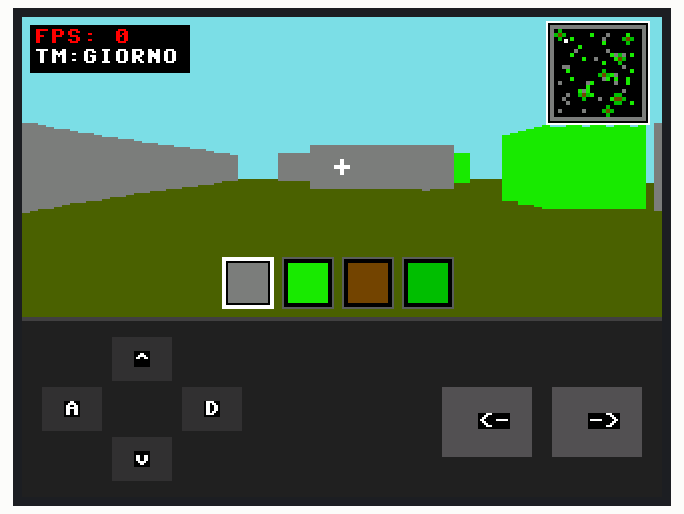
This program was run on a simulated ESP32 board running MicroPython. Shown: 320×240 colour display. Random numbers come from a fixed seed.

Above: at 0.6 s.
At 4.68 s:
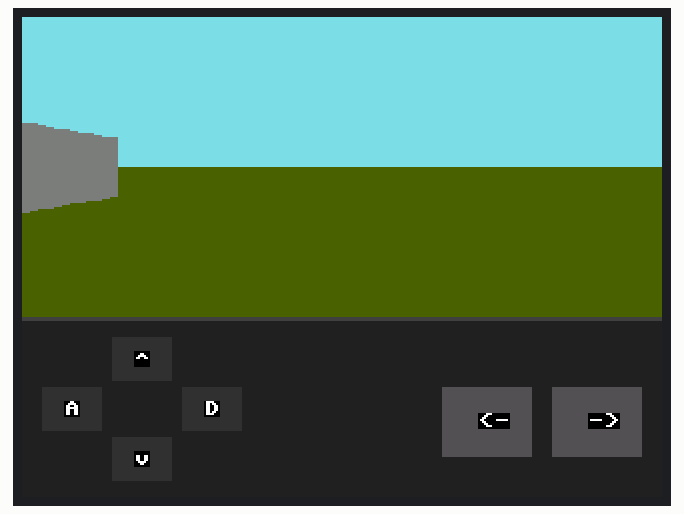
At 9.0 s:
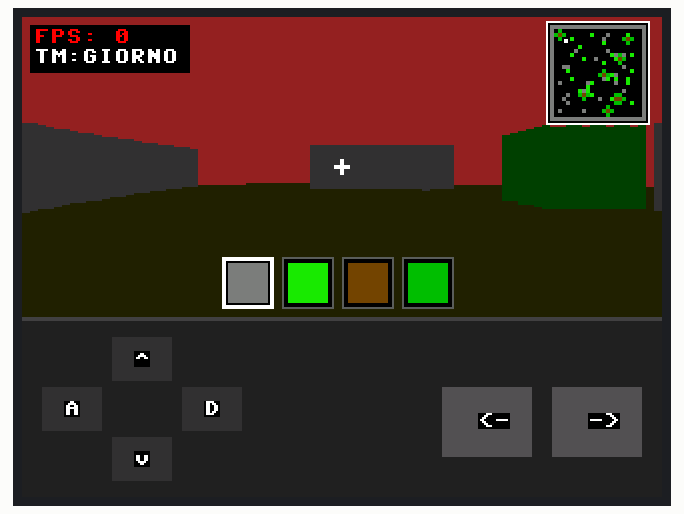
At 15.2 s:
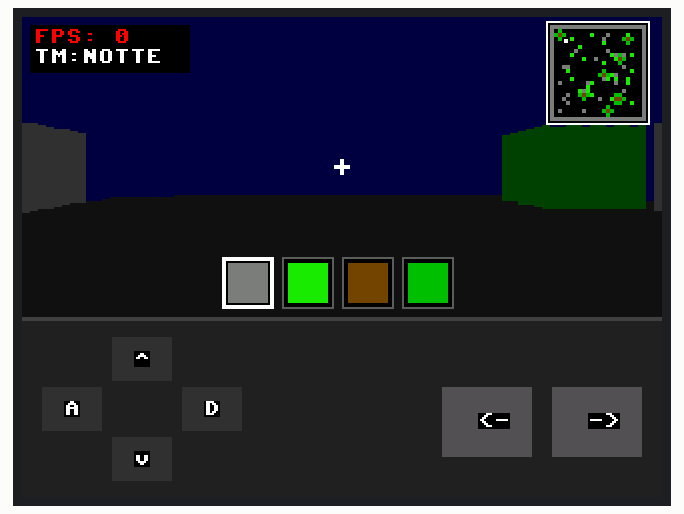
At 22.72 s:
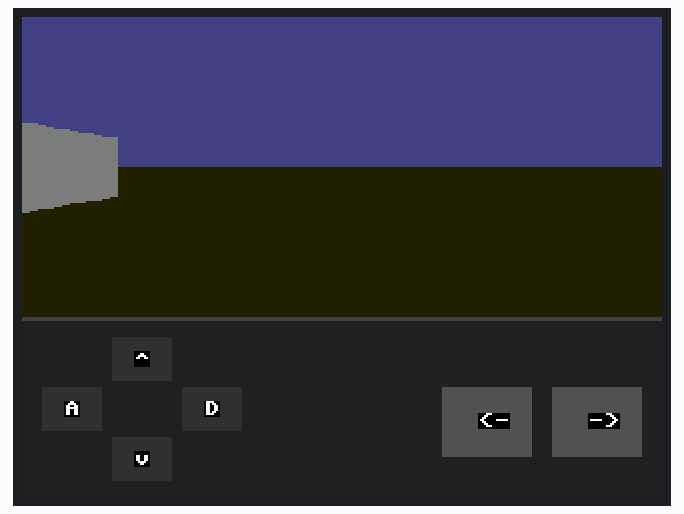
At 29.8 s:
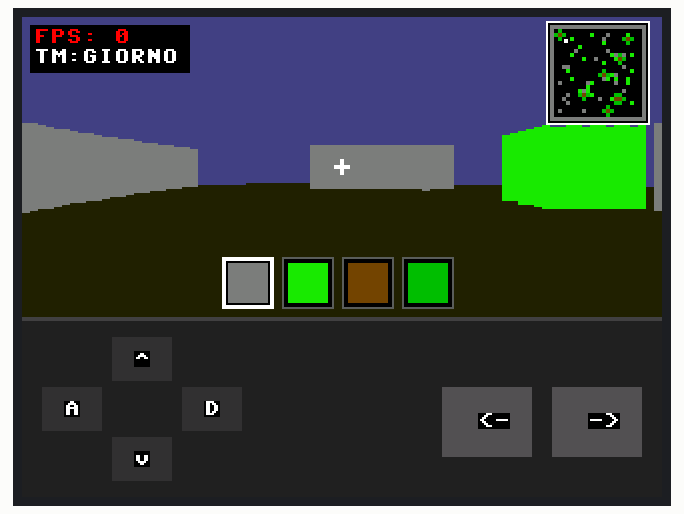

The program:

cubeworld.py
```python
import machine
from machine import SPI, SoftSPI, Pin
import time
import ili9341
import math
import random

# =============================================================================
# 1. CONFIGURAZIONE HARDWARE
# =============================================================================
TFT_MISO, TFT_MOSI, TFT_CLK = 12, 13, 14
TFT_CS, TFT_DC, TFT_RST, TFT_BCKL = 15, 2, 4, 21

backlight = Pin(TFT_BCKL, Pin.OUT, value=1)

spi = SPI(1, baudrate=40000000, sck=Pin(TFT_CLK), mosi=Pin(TFT_MOSI), miso=Pin(TFT_MISO))
display = ili9341.Display(spi, dc=Pin(TFT_DC), cs=Pin(TFT_CS), rst=Pin(TFT_RST), width=320, height=240, rotation=90)

TP_CLK, TP_MISO, TP_MOSI, TP_CS = 25, 39, 32, Pin(33, Pin.OUT, value=1)
spi_touch = SoftSPI(baudrate=1000000, sck=Pin(TP_CLK), mosi=Pin(TP_MOSI), miso=Pin(TP_MISO))

# =============================================================================
# 2. CONFIGURAZIONE BLOCCHI E COLORI RGB565
# =============================================================================
MAP_SIZE = 24
WORLD_MAP = [[0 for _ in range(MAP_SIZE)] for _ in range(MAP_SIZE)]

ARIA    = 0
PIETRA  = 1
ERBA    = 2
LEGNO   = 3
FOGLIE  = 4

CIELO_GIORNO = 0x7EFC
TERRA_GIORNO = 0x4B00
NERO         = 0x0000
BIANCO       = 0xFFFF

# Mappatura dei blocchi con colori singoli puri a 16-bit
BLOCCO_COLORI = {
    PIETRA:  {"giorno": 0x7BEF, "notte": 0x3186},
    ERBA:    {"giorno": 0x1F40, "notte": 0x0200},
    LEGNO:   {"giorno": 0x7220, "notte": 0x3100},
    FOGLIE:  {"giorno": 0x05E0, "notte": 0x0200}
}

NOMINI_BLOCCHI = ["ARIA", "PIETRA", "ERBA", "LEGNO", "FOGLIE"]

# =============================================================================
# 3. GENERAZIONE PROCEDURALE
# =============================================================================
def genera_mondo_minecraft():
    for y in range(MAP_SIZE):
        for x in range(MAP_SIZE):
            WORLD_MAP[y][x] = ARIA

    for x in range(MAP_SIZE):
        WORLD_MAP[0][x] = PIETRA
        WORLD_MAP[MAP_SIZE-1][x] = PIETRA
    for y in range(MAP_SIZE):
        WORLD_MAP[y][0] = PIETRA
        WORLD_MAP[y][MAP_SIZE-1] = PIETRA

    for y in range(2, MAP_SIZE - 2):
        for x in range(2, MAP_SIZE - 2):
            r = random.random()
            if r < 0.12:
                WORLD_MAP[y][x] = PIETRA if random.random() > 0.4 else ERBA
            elif r < 0.15:
                WORLD_MAP[y][x] = LEGNO
                if WORLD_MAP[y-1][x] == ARIA: WORLD_MAP[y-1][x] = FOGLIE
                if WORLD_MAP[y+1][x] == ARIA: WORLD_MAP[y+1][x] = FOGLIE
                if WORLD_MAP[y][x-1] == ARIA: WORLD_MAP[y][x-1] = FOGLIE
                if WORLD_MAP[y][x+1] == ARIA: WORLD_MAP[y][x+1] = FOGLIE

genera_mondo_minecraft()

# =============================================================================
# 4. STATO GIOCATORE E PARAMETRI COORIDINATE HOTBAR VISIVA
# =============================================================================
px, py = 3.5, 3.5
pa = 0.0
FOV = math.pi / 2.4
VIEW_W, VIEW_H = 320, 150 # Ridotta l'altezza 3D per non sovrapporsi graficamente ai d-pad

blocco_selezionato = PIETRA

# Nuove coordinate Hotbar nello spazio 3D fluttuante (in basso al centro dello schermo 3D)
HOTBAR_X = 100
HOTBAR_Y = 120
SLOT_DIM = 26

tempo_mondo = 6000
ultimo_aggiornamento_tempo = time.ticks_ms()

RAY_ANGLES = []
COS_ANGLES = []
for i in range(0, VIEW_W, RES_STEP := 4):
    angolo_relativo = (- FOV / 2) + (i / VIEW_W) * FOV
    RAY_ANGLES.append(angolo_relativo)
    COS_ANGLES.append(math.cos(angolo_relativo))

ultimo_calcolo_fps = time.ticks_ms()
conteggio_frame = 0
fps_correnti = 0

# =============================================================================
# 5. INTERFACCIA INTERATTIVA: HUD DOPPIO D-PAD ED INVENTARIO FLOATING
# =============================================================================
def leggi_touch():
    TP_CS.value(0)
    spi_touch.write(b'\x90')
    rx = spi_touch.read(2)
    spi_touch.write(b'\xD0')
    ry = spi_touch.read(2)
    TP_CS.value(1)
    gx = int.from_bytes(rx, 'big') >> 4
    gy = int.from_bytes(ry, 'big') >> 4
    if gx != 2047 and gx > 100 and gy > 100:
        tx = int((1812 - gx) * 320 / 1682)
        ty = int((1823 - gy) * 240 / 1658)
        return max(0, min(tx, 320)), max(0, min(ty, 240))
    return None

def disegna_hud_joystick():
    display.fill_rectangle(0, VIEW_H, 320, 2, 0x4208)
    display.fill_rectangle(0, VIEW_H + 2, 320, 88, 0x2104) # Ampliata l'altezza HUD a 88 pixel

    # D-PAD SINISTRO (Movimento Corpo)
    display.fill_rectangle(10, 185, 30, 22, 0x3186)
    display.draw_text8x8(21, 192, "A", BIANCO) # Cammina a sinistra (Strafe L)
    display.fill_rectangle(45, 160, 30, 22, 0x3186)
    display.draw_text8x8(56, 167, "^", BIANCO) # Avanti
    display.fill_rectangle(80, 185, 30, 22, 0x3186)
    display.draw_text8x8(91, 192, "D", BIANCO) # Cammina a destra (Strafe R)
    display.fill_rectangle(45, 210, 30, 22, 0x3186)
    display.draw_text8x8(56, 217, "v", BIANCO) # Indietro

    # D-PAD DESTRO (Spostamento Visuale)
    display.fill_rectangle(210, 185, 45, 35, 0x528A)
    display.draw_text8x8(228, 198, "<-", BIANCO) # Gira visuale a Sinistra
    display.fill_rectangle(265, 185, 45, 35, 0x528A)
    display.draw_text8x8(283, 198, "->", BIANCO) # Gira visuale a Destra

def disegna_hotbar_floating():
    # Disegna l'hotbar sovrapposta direttamente sopra alla renderizzazione 3D
    for idx in range(4):
        b_id = idx + 1
        sx = HOTBAR_X + (idx * (SLOT_DIM + 4))

        display.fill_rectangle(sx, HOTBAR_Y, SLOT_DIM, SLOT_DIM, NERO)
        col_blocco = BLOCCO_COLORI[b_id]["giorno"]
        display.fill_rectangle(sx + 3, HOTBAR_Y + 3, SLOT_DIM - 6, SLOT_DIM - 6, col_blocco)

        if blocco_selezionato == b_id:
            display.draw_rectangle(sx, HOTBAR_Y, SLOT_DIM, SLOT_DIM, BIANCO)
            display.draw_rectangle(sx + 1, HOTBAR_Y + 1, SLOT_DIM - 2, SLOT_DIM - 2, BIANCO)
        else:
            display.draw_rectangle(sx, HOTBAR_Y, SLOT_DIM, SLOT_DIM, 0x5AEB)

# =============================================================================
# 6. ENGINE RAYCASTING CON MINIMAPPA E INTERFACCE INTEGRATE
# =============================================================================
def render_prospettiva_3d():
    if 4000 <= tempo_mondo < 12000:
        cielo_corr, terra_corr = CIELO_GIORNO, TERRA_GIORNO
        stato_luce = "giorno"
        dist_max_vista = 12.0
    elif 12000 <= tempo_mondo < 14000:
        cielo_corr, terra_corr = 0x9104, 0x2100
        stato_luce = "notte"
        dist_max_vista = 9.0
    elif 14000 <= tempo_mondo < 22000:
        cielo_corr, terra_corr = 0x0008, 0x1082
        stato_luce = "notte"
        dist_max_vista = 5.5
    else:
        cielo_corr, terra_corr = 0x4210, 0x2100
        stato_luce = "giorno"
        dist_max_vista = 9.0

    display.fill_rectangle(0, 0, VIEW_W, VIEW_H // 2, cielo_corr)
    display.fill_rectangle(0, VIEW_H // 2, VIEW_W, VIEW_H // 2, terra_corr)

    idx_raggio = 0
    for i in range(0, VIEW_W, 4):
        angolo_relativo = RAY_ANGLES[idx_raggio]
        ray_angle = pa + angolo_relativo
        distance_to_wall = 0.0
        hit_wall = False
        blocco_colpito = ARIA

        eye_x = math.sin(ray_angle)
        eye_y = math.cos(ray_angle)

        while not hit_wall and distance_to_wall < dist_max_vista:
            distance_to_wall += 0.12
            test_x = int(px + eye_x * distance_to_wall)
            test_y = int(py + eye_y * distance_to_wall)

            if test_x < 0 or test_x >= MAP_SIZE or test_y < 0 or test_y >= MAP_SIZE:
                hit_wall = True
                distance_to_wall = dist_max_vista
                blocco_colpito = PIETRA
            else:
                id_cella = WORLD_MAP[test_y][test_x]
                if id_cella != ARIA:
                    hit_wall = True
                    blocco_colpito = id_cella

        dist_corretta = distance_to_wall * COS_ANGLES[idx_raggio]
        if dist_corretta < 0.1: dist_corretta = 0.1

        wall_height = int(VIEW_H / dist_corretta)
        if wall_height > VIEW_H: wall_height = VIEW_H
        y_start = (VIEW_H // 2) - (wall_height // 2)

        if distance_to_wall >= (dist_max_vista - 0.5):
            colore_colonna = cielo_corr
        else:
            colore_colonna = BLOCCO_COLORI.get(blocco_colpito, {"giorno": 0x7BEF, "notte": 0x2104})[stato_luce]

        display.fill_rectangle(i, y_start, 4, wall_height, colore_colonna)
        idx_raggio += 1

    # Mirino
    display.fill_rectangle(156, 74, 8, 2, BIANCO)
    display.fill_rectangle(159, 71, 2, 8, BIANCO)

    # Rinfresca l'hotbar fluttuante sopra la grafica 3D appena disegnata
    disegna_hotbar_floating()

    # MINIMAPPA IN ALTO A DESTRA
    offset_x, offset_y = 264, 4
    dim_blocco = 2
    display.fill_rectangle(offset_x - 2, offset_y - 2, (MAP_SIZE * dim_blocco) + 4, (MAP_SIZE * dim_blocco) + 4, NERO)
    display.draw_rectangle(offset_x - 2, offset_y - 2, (MAP_SIZE * dim_blocco) + 4, (MAP_SIZE * dim_blocco) + 4, BIANCO)
    for my_idx in range(MAP_SIZE):
        for mx_idx in range(MAP_SIZE):
            tipo = WORLD_MAP[my_idx][mx_idx]
            if tipo != ARIA:
                display.fill_rectangle(offset_x + (mx_idx * dim_blocco), offset_y + (my_idx * dim_blocco), dim_blocco, dim_blocco, BLOCCO_COLORI[tipo]["giorno"])
    display.fill_rectangle(offset_x + int(px * dim_blocco), offset_y + int(py * dim_blocco), 2, 2, BIANCO)

    # HUD informazioni testuali
    display.fill_rectangle(4, 4, 80, 24, NERO)
    display.draw_text8x8(6, 6, f"FPS: {fps_correnti}", 0x07E0 if fps_correnti > 20 else 0xF800)
    stringa_ora = "NOTTE" if (14000 <= tempo_mondo < 22000) else "GIORNO"
    display.draw_text8x8(6, 16, f"TM:{stringa_ora}", BIANCO)

# =============================================================================
# 7. LOOP DI INTERAZIONE GENERALE
# =============================================================================
disegna_hud_joystick()
render_prospettiva_3d()

ultimo_tocco = 0

while True:
    tempo_attuale = time.ticks_ms()

    # Sincronizzazione scorrimento temporale giorno-notte
    if time.ticks_diff(tempo_attuale, ultimo_aggiornamento_tempo) > 200:
        vecchio_periodo = "notte" if (14000 <= tempo_mondo < 22000) else "giorno"
        tempo_mondo = (tempo_mondo + 150) % 24000
        if vecchio_periodo != ("notte" if (14000 <= tempo_mondo < 22000) else "giorno") or (tempo_mondo % 1500 == 0):
            render_prospettiva_3d()
        ultimo_aggiornamento_tempo = tempo_attuale

    tocco = leggi_touch()
    aggiorna_grafica = False

    if tocco is not None:
        tx, ty = tocco

        # --- GESTIONE HUD IN BASSO (Doppio D-Pad) ---
        if ty >= 150:
            if time.ticks_diff(tempo_attuale, ultimo_tocco) > 80:
                vecchia_px, vecchia_py = px, py

                # A) LOGICA D-PAD SINISTRO (Spostamento spaziale del corpo)
                if 10 <= tx <= 40 and 185 <= ty <= 207: # Tasto A (Strafe Sinistra)
                    px += math.sin(pa - math.pi/2) * 0.35
                    py += math.cos(pa - math.pi/2) * 0.35
                    aggiorna_grafica = True
                elif 45 <= tx <= 75 and 160 <= ty <= 182: # Tasto ^ (Avanti)
                    px += math.sin(pa) * 0.35
                    py += math.cos(pa) * 0.35
                    aggiorna_grafica = True
                elif 80 <= tx <= 110 and 185 <= ty <= 207: # Tasto D (Strafe Destra)
                    px += math.sin(pa + math.pi/2) * 0.35
                    py += math.cos(pa + math.pi/2) * 0.35
                    aggiorna_grafica = True
                elif 45 <= tx <= 75 and 210 <= ty <= 232: # Tasto v (Indietro)
                    px -= math.sin(pa) * 0.35
                    py -= math.cos(pa) * 0.35
                    aggiorna_grafica = True

                # B) LOGICA D-PAD DESTRO (Rotazione asse della visuale)
                elif 210 <= tx <= 255 and 185 <= ty <= 220: # Ruota a Sinistra
                    pa -= 0.18
                    aggiorna_grafica = True
                elif 265 <= tx <= 310 and 185 <= ty <= 220: # Ruota a Destra
                    pa += 0.18
                    aggiorna_grafica = True

                # Controllo collisione con i blocchi solidi
                if aggiorna_grafica and WORLD_MAP[int(py)][int(px)] != ARIA:
                    px, py = vecchia_px, vecchia_py

                ultimo_tocco = tempo_attuale

        # --- GESTIONE COSTRUZIONE/SCAVO E FLOATING HOTBAR (Area Superiore 3D) ---
        else:
            if tx > 250 and ty < 60: # Evita tocchi accidentali sopra la minimappa
                continue

            # Intercettazione tocco sopra i 4 slot dell'hotbar fluttuante della visuale
            if HOTBAR_X <= tx <= (HOTBAR_X + (4 * (SLOT_DIM + 4))) and HOTBAR_Y <= ty <= (HOTBAR_Y + SLOT_DIM):
                if time.ticks_diff(tempo_attuale, ultimo_tocco) > 150:
                    for idx in range(4):
                        sx = HOTBAR_X + (idx * (SLOT_DIM + 4))
                        if sx <= tx <= (sx + SLOT_DIM):
                            blocco_selezionato = idx + 1
                            disegna_hotbar_floating()
                            break
                    ultimo_tocco = tempo_attuale
                continue

            # Logica di Scavo o Costruzione classica sul mondo 3D
            if time.ticks_diff(tempo_attuale, ultimo_tocco) > 350:
                eye_x = math.sin(pa)
                eye_y = math.cos(pa)
                dist_interazione = 0.0
                colpito = False

                azione_scava = (tx < 160)
                bx_colpito, by_colpito = -1, -1
                bx_precedente, by_precedente = -1, -1
                limite_raggio = 4.0 if (4000 <= tempo_mondo < 14000) else 2.5

                while dist_interazione < limite_raggio and not colpito:
                    test_x = int(px + eye_x * dist_interazione)
                    test_y = int(py + eye_y * dist_interazione)
                    if 0 <= test_x < MAP_SIZE and 0 <= test_y < MAP_SIZE:
                        if WORLD_MAP[test_y][test_x] != ARIA:
                            bx_colpito, by_colpito = test_x, test_y
                            colpito = True
                        else:
                            bx_precedente, by_precedente = test_x, test_y
                    dist_interazione += 0.15

                if azione_scava and colpito:
                    if 0 < bx_colpito < MAP_SIZE-1 and 0 < by_colpito < MAP_SIZE-1:
                        WORLD_MAP[by_colpito][bx_colpito] = ARIA
                        aggiorna_grafica = True
                elif not azione_scava and colpito and bx_precedente != -1:
                    if int(px) != bx_precedente or int(py) != by_precedente:
                        WORLD_MAP[by_precedente][bx_precedente] = blocco_selezionato
                        aggiorna_grafica = True

                ultimo_tocco = tempo_attuale

    if aggiorna_grafica:
        render_prospettiva_3d()
        conteggio_frame += 1

    tempo_attuale_fps = time.ticks_ms()
    if time.ticks_diff(tempo_attuale_fps, ultimo_calcolo_fps) >= 1000:
        fps_correnti = conteggio_frame
        conteggio_frame = 0
        ultimo_calcolo_fps = tempo_attuale_fps
        display.fill_rectangle(4, 4, 80, 24, NERO)
        display.draw_text8x8(6, 6, f"FPS: {fps_correnti}", 0x07E0 if fps_correnti > 20 else 0xF800)
        stringa_ora = "NOTTE" if (14000 <= tempo_mondo < 22000) else "GIORNO"
        display.draw_text8x8(6, 16, f"TM:{stringa_ora}", BIANCO)

    time.sleep_ms(10)
```

Measured:
- what the display in image 0 shows lasts 1.9 s, from 0.6 s to 2.5 s
